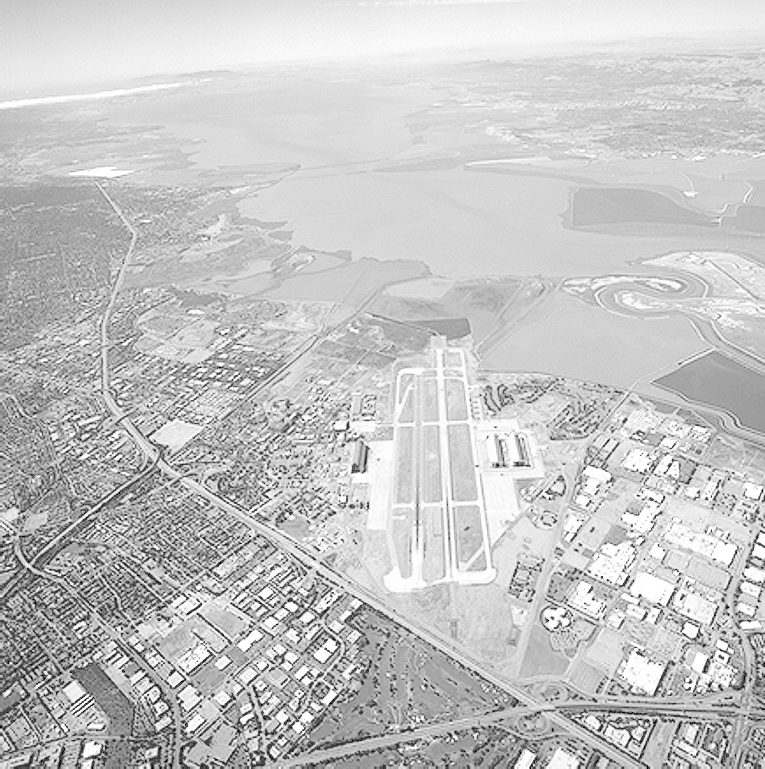
#> input picture washed_out_aerial_image/images/washed_out_aerial_image.tif, 765 x 769 px
$ jupyter execute main.ipynb
#> lines starting #> are read from the running program, lines starting #| are printed output that depends on the picture
[cell 1]
# ===== BIBLIOTECAS =====
import cv2 as cv
import numpy as np
import matplotlib.pyplot as plt

[cell 2]
# ===== FUNÇÕES AUXILIARES =====
# Função para normalizar os valores dos pixel entre 0 e 255
def normalizeImage(image):
    # Pegando o máximo e mínimo
    maximum = np.max(image)
    minimum = np.min(image)
    # Realizando a normalização
    return 255.0 * (image - minimum) / (maximum - minimum)

[cell 3]
# === CÓDIGO PRINCIPAL =====

images = [] # Array com as imagens

# Carregar a imagem original, passando para escala de cinza e
# aumentando a capacitada de uint8 para uint64
images.append(cv.imread('./images/washed_out_aerial_image.tif'))
images[0] = cv.cvtColor(images[0], cv.COLOR_BGR2GRAY)
images[0] = images[0].astype(np.uint64)

# Array dos Gamas
gamas = [3, 4, 5]

# Aplicando o realce (Transformação de Potência) e
# normalizando os valores para o intervalor [0, 255]
for i in range(3):
  images.append(images[0] ** gamas[i])
  images[i + 1] = normalizeImage(images[i + 1])
#> this loop made 3 passes
#> maximum in normalizeImage on passes 1 to 3: 16581375, 4228250625, 1078203909375
#> after the loop, images = 4 items

# Convertendo de BGR para RGB
for i in range(4):
  images[i] = cv.cvtColor(images[i].astype(np.uint8), cv.COLOR_GRAY2BGR)

# Criando grade 2 x 2 para plotar imagens
fig, axs = plt.subplots(2, 2, figsize = (8, 8))

# Titulos da imagens
titles = ['Original', 'Gama = 3', 'Gama = 4', 'Gama = 5']

# Definindo o local de cada imagem
for i in range(2):
  for j in range(2):
    k = 2 * i + j
    axs[i][j].imshow(images[k])
    axs[i][j].set_title(titles[k])

plt.tight_layout() # Evitando sobreposição

# Plotando as imagens e salvando o resultado
fig.savefig('./images/washed_out_aerial_image.png', dpi = 300, bbox_inches = 'tight')
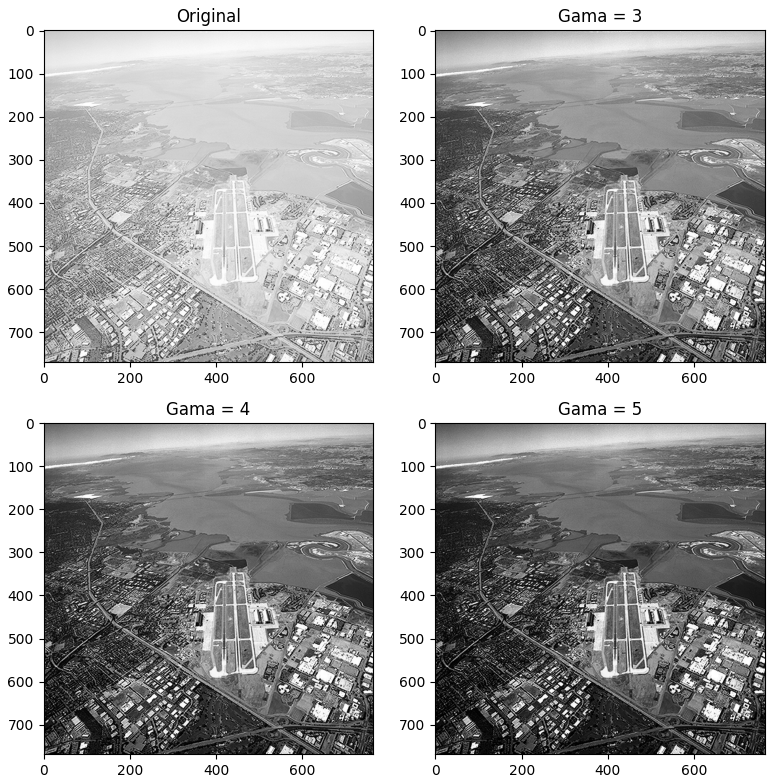
#> figure drawn by matplotlib, 4 panels
plt.show()
